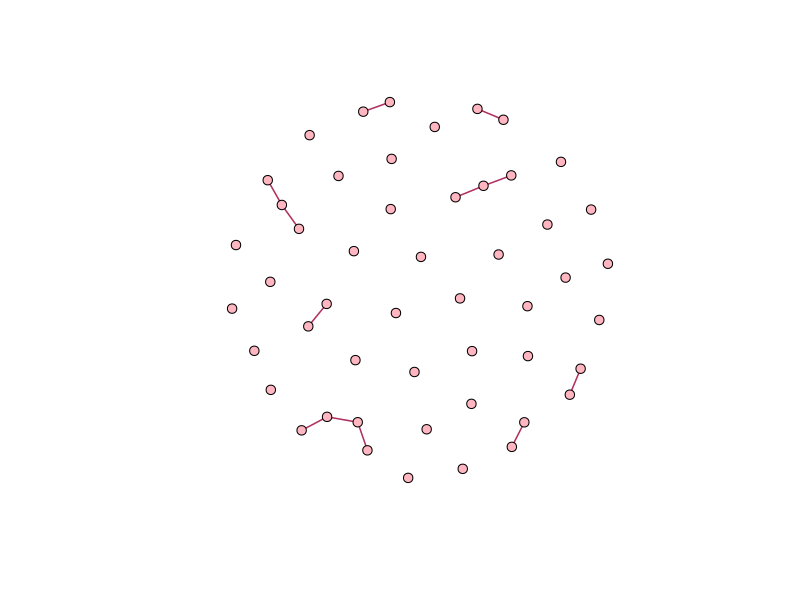
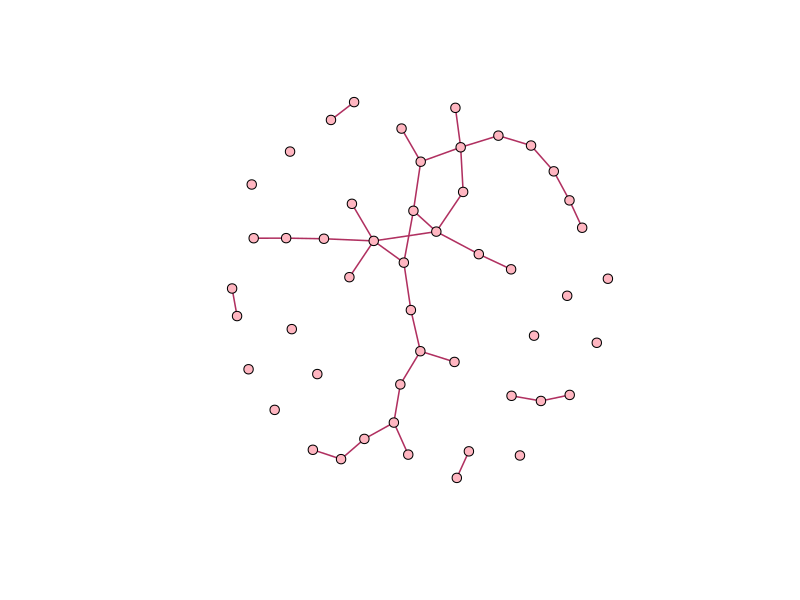
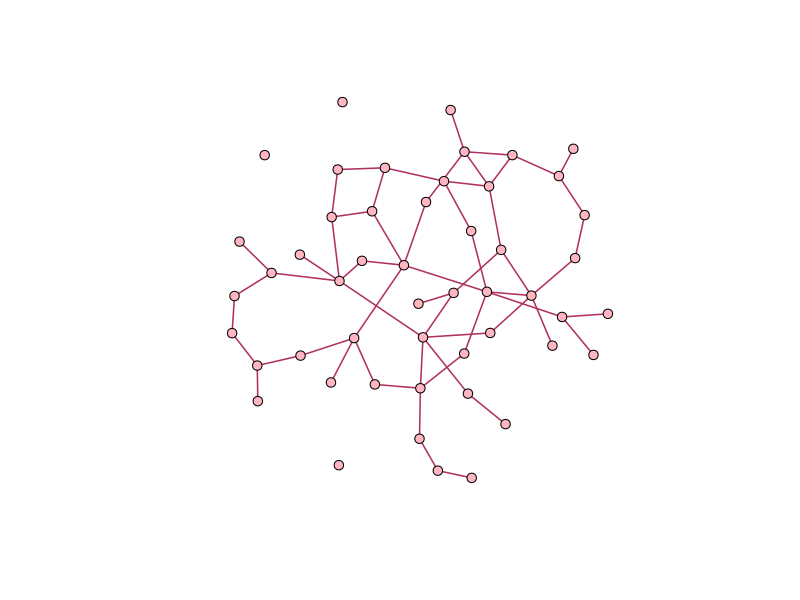
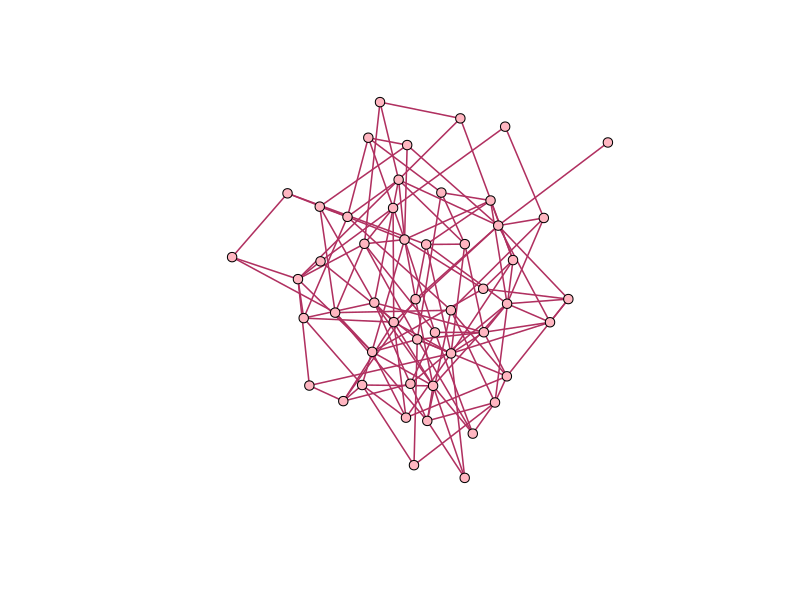
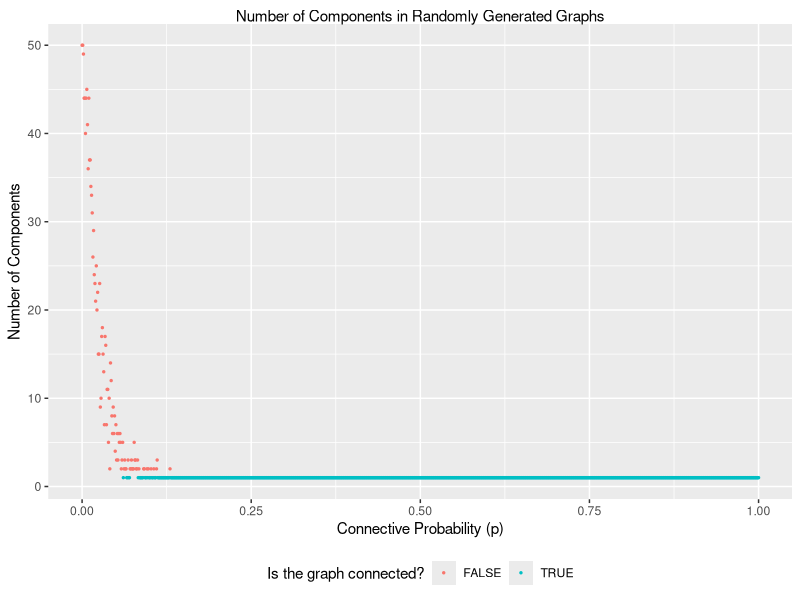
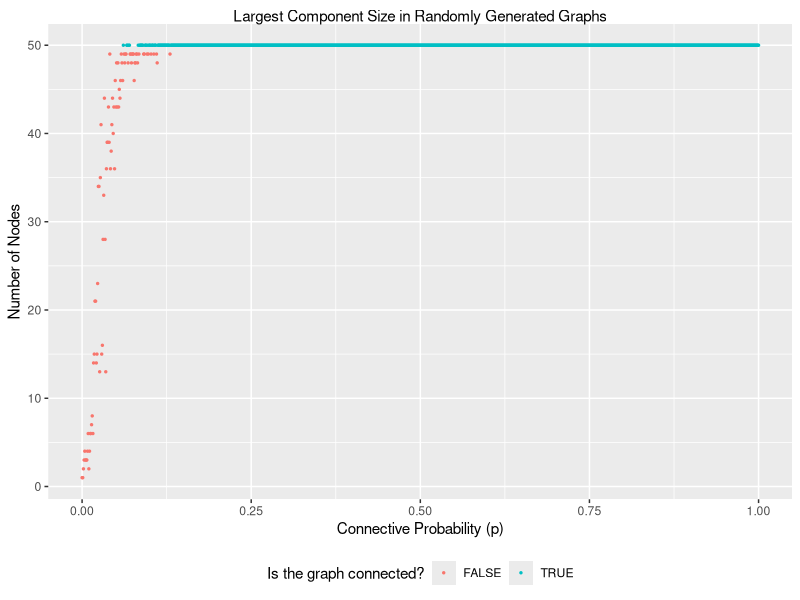
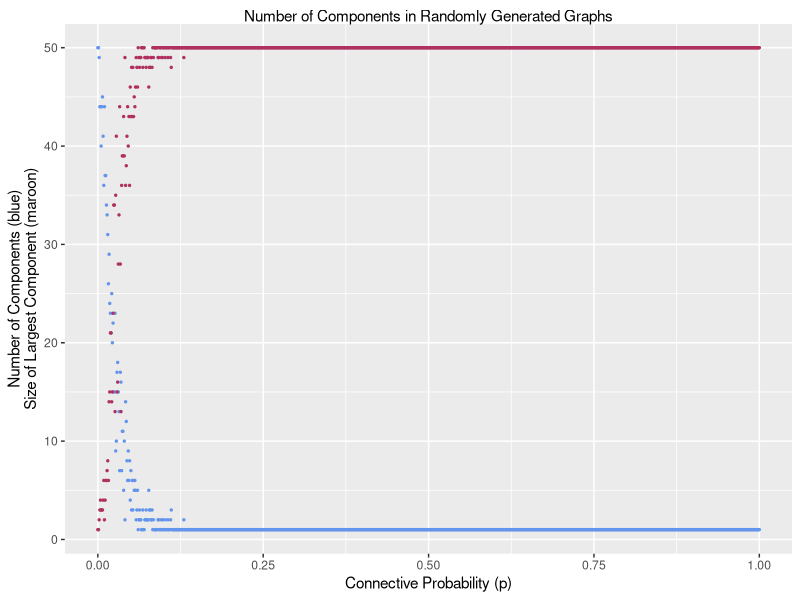

Here is the R script that generated these plots, in order:
## ---- chunk 1
library(igraph)
library(tidyverse)
library(ggplot2)
## ---- chunk 2
# DEFAULT SETTINGS FOR PLOTS
knitr::opts_chunk$set(
  echo = TRUE, 
  message = FALSE,
  warning = FALSE,
  fig.width = 6,
  fig.asp = .8,
  out.width = "90%",
  fig.align = "center",
  warning = FALSE
)

# DEFAULT SETTINGS FOR PLOT THEME
theme_set(
  #theme_classic() +
  theme(
    plot.title = element_text(hjust = 0.5), # Center the title
    plot.subtitle = element_text(hjust = 0.5, margin = margin(b = 10)), # Center the subtitle
    plot.caption = element_text(hjust = 0.5), # Center the caption
    legend.position = "bottom"
  )
)
## ---- chunk 3
set.seed(2025)

plot_random_graph = function(p, n=50){
  sample_gnp(n, p) |> 
    plot(vertex.label = NA, vertex.size = 5, vertex.color = "lightpink", edge.width = 1.5, edge.color = "maroon")
}
## ---- chunk 4
plot_random_graph(0.01)
## ---- chunk 5
plot_random_graph(0.03)
## ---- chunk 6
plot_random_graph(0.05)
## ---- chunk 7
plot_random_graph(0.1)
## ---- chunk 8
# Setting network size at 50 nodes
n = 50

# Generating dataframe of graphs with varying values of p
gnp_df = tibble(
    p = seq(0, 1, 0.001), # varying values of p
    graph = map(p, ~sample_gnp(n, .x)), # generate random graph for each p
    connected = map(graph, is_connected),
    comps = map(graph, decompose),
    n_comp = map(comps, length), # get number of components
    comp_sizes = map(comps, ~sapply(.x, vcount)),
    largest_comp = map(comp_sizes, max) # get size of largest component
  ) |> 
  unnest(c(connected, n_comp, largest_comp)) |> 
  select(-c(comps, comp_sizes))

gnp_df |> head(10)
## ---- chunk 9
gnp_df |> 
  ggplot(aes(x = p, y = n_comp, colour = connected)) +
  geom_point(size = 0.5) +
  labs(
    title = "Number of Components in Randomly Generated Graphs",
    x = "Connective Probability (p)",
    y = "Number of Components",
    color = "Is the graph connected?"
  )
## ---- chunk 10
gnp_df |> 
  ggplot(aes(x = p, y = largest_comp, colour = connected)) +
  geom_point(size = 0.5) + 
  labs(
    title = "Largest Component Size in Randomly Generated Graphs",
    x = "Connective Probability (p)",
    y = "Number of Nodes",
    color = "Is the graph connected?"
  )
## ---- chunk 11
gnp_df |> 
  ggplot(aes(x = p, y = n_comp)) +
  geom_point(size = 0.5, col = "cornflowerblue") + 
  geom_point(aes(x = p, y = largest_comp), data = gnp_df, size = 0.5, col = "maroon") +
  labs(
    title = "Number of Components in Randomly Generated Graphs",
    x = "Connective Probability (p)",
    y = "Number of Components (blue)\nSize of Largest Component (maroon)"
  )
